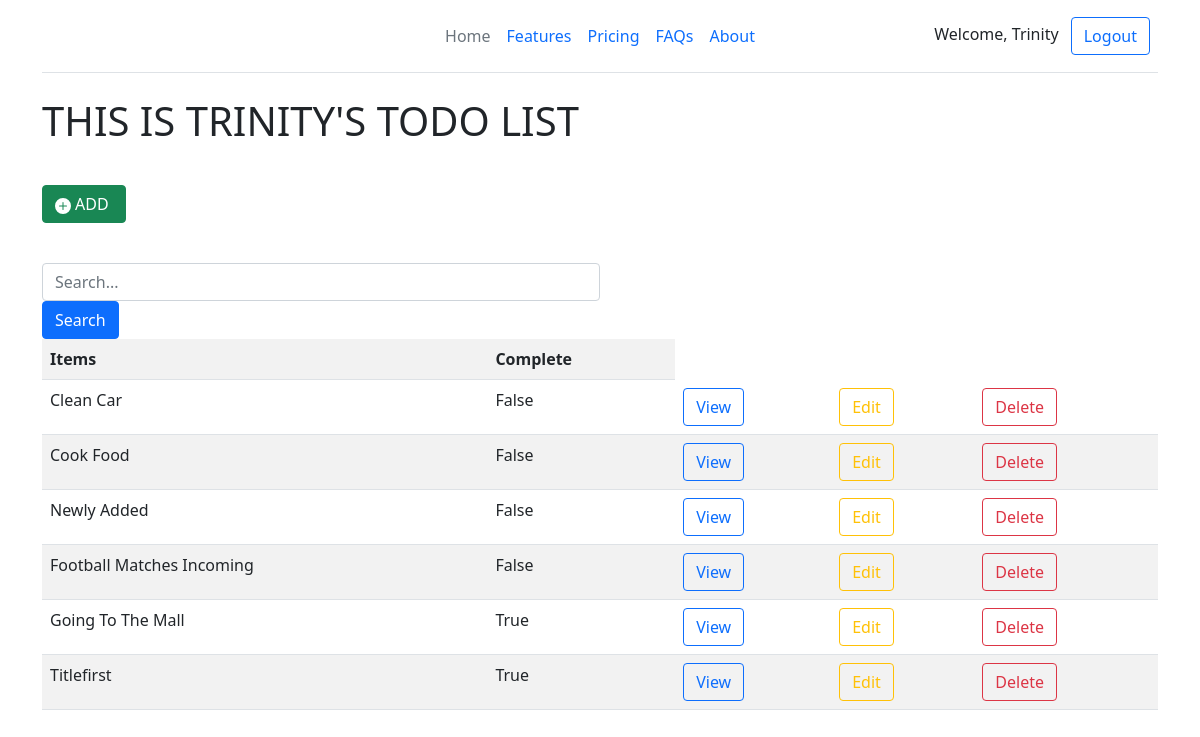
The app's page / (signed in) with its own data.
### base/models.py (models this page shows, shortened)
class Task(models.Model):
    user = models.ForeignKey(User,on_delete=models.CASCADE,null=True)
    title = models.CharField(max_length=200)
    description = models.TextField(null=False,blank=True)
    complete = models.BooleanField(default=False)
    created = models.DateTimeField(auto_now_add=True)
    class Meta:
        verbose_name = "Task"
        verbose_name_plural = "Task"
        ordering = ['complete']

### base/views.py (the view)
# urls.py: path("", TaskList.as_view(), name="index" ),
class TaskList(LoginRequiredMixin,ListView):
    model = Task
    context_object_name = 'List'
    template_name = "base/index.html"
    def get_context_data(self, **kwargs):
        context = super().get_context_data(**kwargs)
        context['List'] = context['List'].filter(user = self.request.user)
        search_input = self.request.GET.get('search-area') or ''
        if search_input:
            context['List'] = context['List'].filter(title__contains=search_input)
        return context
        context['search_input'] = search_input

### base/templates/base/index.html (shortened to what this page needs)
{% extends 'base/base.html' %}
{% block body %}
<div style="margin-bottom:5vh">
<h1>THIS IS {{request.user|upper}}'S TODO LIST </h1>
</div>
<a style="margin-bottom:5vh" class="btn btn-success add" href="{% url 'CreateView' %}"><svg xmlns="http://www.w3.org/2000/svg" width="16" height="16" fill="currentColor" class="bi bi-plus-circle-fill" viewBox="0 0 16 16">
    <path d="M16 8A8 8 0 1 1 0 8a8 8 0 0 1 16 0zM8.5 4.5a.5.5 0 0 0-1 0v3h-3a.5.5 0 0 0 0 1h3v3a.5.5 0 0 0 1 0v-3h3a.5.5 0 0 0 0-1h-3v-3z"/>
  </svg><span class="m-1">ADD</span></a>
<form method="GET" >
<input type="text" name="search-area" value="" class="w-50 form-control" placeholder="Search...">
    <input type="submit"  value="Search" class="btn btn-primary">
    </form>
    <div class="">
 <table class="table table-striped table-responsive">
<tr><th>Items</th>
<th>Complete</th>
</tr>
{% for items in List %}
<tr>
<td>{{items.title|title}}</td>
<td>{{items.complete}}</td>
<td><a class="btn btn-outline-primary" href="{% url 'detail' items.id %}">View</a></td>
<td><a class="btn btn-outline-warning" href="{% url 'update' items.id %}">Edit</a></td>
<td><a class="btn btn-outline-danger" href="{% url 'delete' items.id %}">Delete</a></td>
</tr>
</div>
{% endfor %}
{% endblock body %}

### base/templates/base/base.html (shortened to what this page needs)
<!DOCTYPE html>
<html>
    <head>
        <link href="https://cdn.jsdelivr.net/npm/bootstrap@5.0.2/dist/css/bootstrap.min.css" rel="stylesheet">
    </head>
    <body>
        <div class="container">
            <header class="d-flex flex-wrap align-items-center justify-content-center justify-content-md-between py-3 mb-4 border-bottom">
                <div class="col-md-3 mb-2 mb-md-0">
                  <a href="/" class="d-inline-flex link-body-emphasis text-decoration-none">
                    <svg class="bi" width="40" height="32" role="img" aria-label="Bootstrap"><use xlink:href="#bootstrap"/></svg>
                  </a>
                </div>
                <ul class="nav col-12 col-md-auto mb-2 justify-content-center mb-md-0">
                  <li><a href="{% url 'index' %}" class="nav-link px-2 link-secondary">Home</a></li>
                  <li><a href="#" class="nav-link px-2">Features</a></li>
                  <li><a href="#" class="nav-link px-2">Pricing</a></li>
                  <li><a href="#" class="nav-link px-2">FAQs</a></li>
                  <li><a href="#" class="nav-link px-2">About</a></li>
                </ul>
                {% if user.is_authenticated %}
                <div class="col-md-3 text-end">
                    <span class="me-2">Welcome, {{request.user | capfirst}} </span>
                  <a type="button" href="{% url 'logout' %}" class="btn btn-outline-primary me-2">Logout</a>
                </div>
              </header>
              {% else %}
                <div class="col-md-3 text-end">
                  <a type="button" href="{% url 'login' %}" class="btn btn-outline-primary me-2">Login</a>
                </div>
              </header>
              {% endif %}
       {% block body %}
       {% endblock body %}
    </body>
</html>

### records on screen
Task: title "Clean Car", complete "False"
Task: title "Cook Food", complete "False"
Task: title "Newly Added", complete "False"
Task: title "Football Matches Incoming", complete "False"
Task: title "Going To The Mall", complete "True"
Task: title "Titlefirst", complete "True"

### other values on screen
{{ request.user | capfirst }} "Trinity"
{{ request.user|upper }} "TRINITY"
